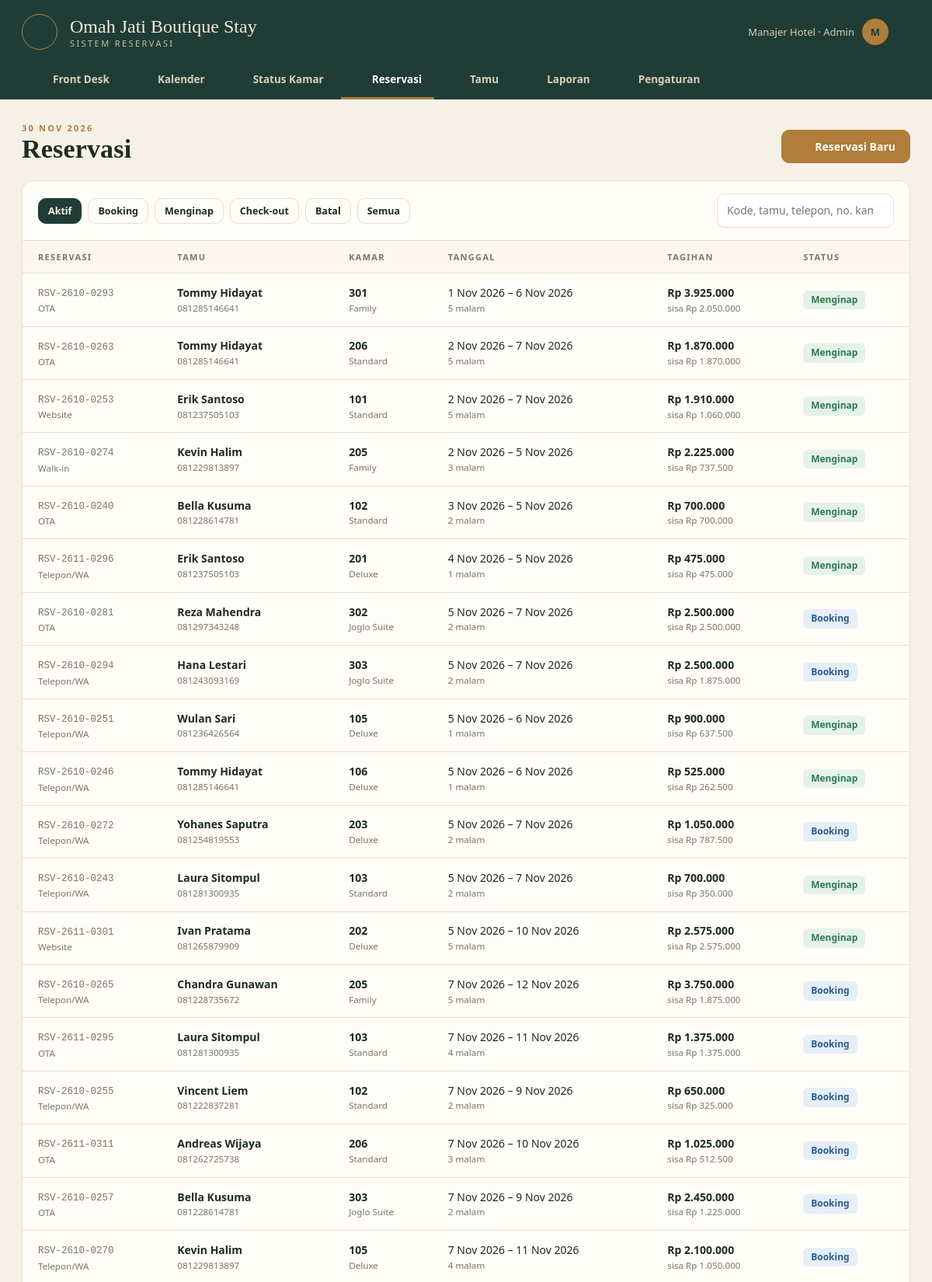
The app's page /index.php?page=reservasi (signed in, upper part) with its own data.
### tables this page shows
CREATE TABLE pengaturan (
  id INT PRIMARY KEY,
  nama_hotel VARCHAR(100) NOT NULL,
  alamat VARCHAR(255),
  telepon VARCHAR(30),
  jam_checkin VARCHAR(5) NOT NULL DEFAULT '14:00',
  jam_checkout VARCHAR(5) NOT NULL DEFAULT '12:00',
  pajak_persen TINYINT NOT NULL DEFAULT 0
);

CREATE TABLE reservasi (
  id INT AUTO_INCREMENT PRIMARY KEY,
  kode VARCHAR(20) NOT NULL UNIQUE,
  tamu_id INT NOT NULL,
  kamar_id INT NOT NULL,
  check_in DATE NOT NULL,
  check_out DATE NOT NULL,
  malam SMALLINT NOT NULL,
  dewasa TINYINT NOT NULL DEFAULT 2,
  harga_malam INT NOT NULL,           
  diskon INT NOT NULL DEFAULT 0,
  dibayar INT NOT NULL DEFAULT 0,
  sumber ENUM('Walk-in','Telepon/WA','Website','OTA') NOT NULL DEFAULT 'Walk-in',
  status ENUM('booking','checkin','checkout','batal') NOT NULL DEFAULT 'booking',
  catatan VARCHAR(255),
  user_id INT NULL,
  checkin_at DATETIME NULL,
  checkout_at DATETIME NULL,
  created_at DATETIME NOT NULL DEFAULT CURRENT_TIMESTAMP,
  INDEX idx_kamar_tgl (kamar_id, check_in, check_out),
  FOREIGN KEY (tamu_id) REFERENCES tamu(id),
  FOREIGN KEY (kamar_id) REFERENCES kamar(id),
  FOREIGN KEY (user_id) REFERENCES users(id) ON DELETE SET NULL
);

CREATE TABLE tamu (
  id INT AUTO_INCREMENT PRIMARY KEY,
  nama VARCHAR(100) NOT NULL,
  identitas VARCHAR(30),           
  telepon VARCHAR(20) NOT NULL,
  email VARCHAR(100),
  kota VARCHAR(60),
  created_at TIMESTAMP DEFAULT CURRENT_TIMESTAMP
);

CREATE TABLE kamar (
  id INT AUTO_INCREMENT PRIMARY KEY,
  nomor VARCHAR(10) NOT NULL UNIQUE,
  lantai TINYINT NOT NULL DEFAULT 1,
  tipe_id INT NOT NULL,
  status ENUM('tersedia','terisi','kotor','perbaikan') NOT NULL DEFAULT 'tersedia',
  FOREIGN KEY (tipe_id) REFERENCES tipe_kamar(id)
);

CREATE TABLE tipe_kamar (
  id INT AUTO_INCREMENT PRIMARY KEY,
  nama VARCHAR(60) NOT NULL,
  harga INT NOT NULL,
  kapasitas TINYINT NOT NULL DEFAULT 2,
  fasilitas VARCHAR(255)
);

### index.php (called while the page is built, shortened)
<?php
require __DIR__ . '/includes/bootstrap.php';
$routes = [
    'login'      => 'pages/login.php',
    'logout'     => 'pages/logout.php',
    'dashboard'  => 'pages/dashboard.php',
    'kalender'   => 'pages/kalender.php',
    'kamar'      => 'pages/kamar.php',
    'reservasi'  => 'pages/reservasi/index.php',
    'res.baru'   => 'pages/reservasi/baru.php',
    'res.detail' => 'pages/reservasi/detail.php',
    'res.aksi'   => 'pages/reservasi/aksi.php',
    'invoice'    => 'pages/reservasi/invoice.php',
    'tamu'       => 'pages/tamu.php',
    'laporan'    => 'pages/laporan.php',
    'master'     => 'pages/master/index.php',
];
$page = $_GET['page'] ?? 'dashboard';
require __DIR__ . '/' . $routes[$page];

### pages/reservasi/index.php (the view, shortened to what this page needs)
<?php
$status = $_GET['status'] ?? 'aktif';
$cari = trim($_GET['cari'] ?? '');
$where = [];
$p = [];
if ($status === 'aktif') $where[] = "r.status IN ('booking','checkin')";
elseif (isset(STATUS_RES[$status])) { $where[] = 'r.status = ?'; $p[] = $status; }
$rows = q('SELECT r.*, t.nama, t.telepon, k.nomor, tk.nama tipe FROM reservasi r JOIN tamu t ON t.id = r.tamu_id JOIN kamar k ON k.id = r.kamar_id JOIN tipe_kamar tk ON tk.id = k.tipe_id'
    . ($where ? ' WHERE ' . implode(' AND ', $where) : '') . ' ORDER BY ' . ($status === 'aktif' ? 'r.check_in' : 'r.check_in DESC') . ' LIMIT 300', $p)->fetchAll();
$title = 'Reservasi';
$actions = '<a class="btn btn-gold" href="' . url('res.baru') . '">' . icon('plus', 16) . ' Reservasi Baru</a>';
require __DIR__ . '/../../includes/header.php';
?>
<div class="card">
    <div class="card-head">
        <div class="filters"><?php foreach (['aktif' => 'Aktif', 'booking' => 'Booking', 'checkin' => 'Menginap', 'checkout' => 'Check-out', 'batal' => 'Batal', 'semua' => 'Semua'] as $k => $l): ?>
            <a class="btn btn-sm <?= $status === $k ? 'btn-primary' : '' ?>" href="<?= url('reservasi', ['status' => $k, 'cari' => $cari]) ?>"><?= $l ?></a><?php endforeach; ?></div>
        <form class="filters" method="get"><input type="search" name="cari" value="<?= e($cari) ?>" placeholder="Kode, tamu, telepon, no. kamar"></form>
    </div>
    <div class="table-wrap"><table>
        <thead><tr><th>Reservasi</th><th>Tamu</th><th>Kamar</th><th>Tanggal</th><th>Tagihan</th><th>Status</th></tr></thead>
        <tbody><?php foreach ($rows as $r): $t = total_tagihan($r); ?>
            <tr onclick="location.href='<?= url('res.detail', ['id' => $r['id']]) ?>'" style="cursor:pointer">
                <td><span class="code"><?= e($r['kode']) ?></span><small><?= e($r['sumber']) ?></small></td>
                <td><strong><?= e($r['nama']) ?></strong><small><?= e($r['telepon']) ?></small></td>
                <td><strong><?= e($r['nomor']) ?></strong><small><?= e($r['tipe']) ?></small></td>
                <td><?= tgl($r['check_in']) ?> – <?= tgl($r['check_out']) ?><small><?= $r['malam'] ?> malam</small></td>
                <td><strong><?= rupiah($t['total']) ?></strong><small><?= $r['status'] === 'batal' ? '-' : ($t['sisa'] > 0 ? 'sisa ' . rupiah($t['sisa']) : 'lunas') ?></small></td>
                <td><?= badge(STATUS_RES, $r['status']) ?></td></tr>
        <?php endforeach; ?>
        <?php if (!$rows): ?><tr><td colspan="6" class="empty">Tidak ada reservasi.</td></tr><?php endif; ?></tbody>
    </table></div>
</div>
<?php require __DIR__ . '/../../includes/footer.php'; ?>

### includes/bootstrap.php (shortened to what this page needs)
<?php
function db(): PDO
{
    static $pdo = null;
    if ($pdo === null) {
        $c = require __DIR__ . '/../config/database.php';
        $dsn = "mysql:host={$c['host']};port={$c['port']};dbname={$c['database']};charset=utf8mb4";
        try {
            $pdo = new PDO($dsn, $c['username'], $c['password'], [
                PDO::ATTR_ERRMODE => PDO::ERRMODE_EXCEPTION,
                PDO::ATTR_DEFAULT_FETCH_MODE => PDO::FETCH_ASSOC,
            ]);
        } catch (PDOException $e) {
            die('<h3>Koneksi database gagal.</h3><p>Cek config/database.php dan pastikan database <b>'
                . htmlspecialchars($c['database']) . '</b> sudah di-import.</p>');
        }
    }
    return $pdo;
}
function q(string $sql, array $params = []): PDOStatement
{
    $st = db()->prepare($sql);
    $st->execute($params);
    return $st;
}
function e($v): string
{
    return htmlspecialchars((string) $v, ENT_QUOTES, 'UTF-8');
}
function rupiah($n): string
{
    return 'Rp ' . number_format((int) $n, 0, ',', '.');
}
function tgl($date): string
{
    $bulan = ['', 'Jan', 'Feb', 'Mar', 'Apr', 'Mei', 'Jun', 'Jul', 'Agu', 'Sep', 'Okt', 'Nov', 'Des'];
    $t = strtotime($date);
    return date('j', $t) . ' ' . $bulan[(int) date('n', $t)] . ' ' . date('Y', $t);
}
function url(string $page = 'dashboard', array $params = []): string
{
    return 'index.php?' . http_build_query(['page' => $page] + $params);
}
function user(): ?array
{
    return $_SESSION['user'] ?? null;
}
function setting(): array
{
    static $s = null;
    return $s ??= q('SELECT * FROM pengaturan WHERE id = 1')->fetch() ?: [];
}
function icon(string $name, int $size = 18): string
{
    $p = $paths[$name] ?? '';
    return '<svg class="ic" width="' . $size . '" height="' . $size . '" viewBox="0 0 24 24" fill="none" stroke="currentColor" stroke-width="2" stroke-linecap="round" stroke-linejoin="round">' . $p . '</svg>';
}
function badge(array $map, string $s): string
{
    [$l, $c] = $map[$s] ?? [ucfirst($s), 'gray'];
    return '<span class="badge badge-' . $c . '">' . e($l) . '</span>';
}

### includes/header.php (shortened to what this page needs)
<?php
$nav = [
    ['dashboard', 'Front Desk', 'home'],
    ['kalender', 'Kalender', 'calendar'],
    ['kamar', 'Status Kamar', 'grid'],
    ['reservasi', 'Reservasi', 'receipt'],
    ['tamu', 'Tamu', 'users'],
    ['laporan', 'Laporan', 'chart'],
];
if (user()['role'] === 'admin') $nav[] = ['master', 'Pengaturan', 'settings'];
$current = $_GET['page'] ?? 'dashboard';
$set = setting();
?>
<!DOCTYPE html>
<html lang="id">
<head>
    <link rel="stylesheet" href="assets/css/style.css">
</head>
<body>
<header class="masthead">
    <div class="masthead-inner">
        <div class="mast-top">
            <span class="crest"><?= icon('sparkle', 20) ?></span>
            <div class="name"><?= e($set['nama_hotel']) ?><small>Sistem Reservasi</small></div>
            <div class="mast-user"><span><?= e(user()['nama']) ?> · <?= e(ucfirst(user()['role'])) ?></span><span class="dot"><?= e(strtoupper(substr(user()['nama'], 0, 1))) ?></span>
                <a href="<?= url('logout') ?>" title="Keluar"><?= icon('logout', 18) ?></a></div>
        </div>
        <nav class="tabs">
            <?php foreach ($nav as [$key, $label, $ic]): ?><a href="<?= url($key) ?>" class="<?= $current === $key ? 'active' : '' ?>"><?= icon($ic, 16) ?> <?= $label ?></a><?php endforeach; ?>
        </nav>
    </div>
</header>
<main class="page">
    <div class="page-head">
        <div><div class="eyebrow"><?= e($eyebrow ?? tgl(date('Y-m-d'))) ?></div><h1><?= e($title ?? 'Front Desk') ?></h1></div>
        <div class="page-actions"><?= $actions ?? '' ?></div>
    </div>

### assets/css/style.css (style rules this page uses)
:root { --bg: #f6f1e7; --paper: #fffdf8; --ink: #1f2a24; --muted: #7b7468; --line: #e8dfcf; --green: #1f3d36; --green-2: #2d564c; --gold: #b07d3a; --gold-soft: #f4e9d6; --c-green: #2f7a4f; --c-green-bg: #e5f2e9; --c-blue: #2c5b8f; --c-blue-bg: #e6eef8; --c-amber: #a6670f; --c-amber-bg: #fbefd9; --c-red: #a33a2f; --c-red-bg: #f8e4e1; --c-gray: #6e6a62; --c-gray-bg: #efebe3; --serif: "Cormorant Garamond", "Playfair Display", Georgia, "Times New Roman", serif; --sans: "Segoe UI", system-ui, -apple-system, "Helvetica Neue", sans-serif; }
* { box-sizing: border-box; }
body { margin: 0; background: var(--bg); color: var(--ink); font: 14px/1.55 var(--sans); }
a { color: var(--green-2); text-decoration: none; }
.ic { flex-shrink: 0; vertical-align: middle; }
h1, h2, h3 { margin: 0; font-family: var(--serif); font-weight: 600; letter-spacing: .005em; }
.masthead { background: var(--green); color: #f3ead9; }
.masthead-inner { max-width: 1360px; margin: 0 auto; padding: 18px 28px 0; }
.mast-top { display: flex; align-items: center; gap: 16px; }
.crest { width: 46px; height: 46px; border: 1.5px solid var(--gold); border-radius: 50%; display: grid; place-items: center; color: var(--gold); }
.mast-top .name { font-family: var(--serif); font-size: 24px; line-height: 1; }
.mast-top .name small { display: block; font-family: var(--sans); font-size: 11px; letter-spacing: .22em; text-transform: uppercase; color: #c9bfa9; margin-top: 4px; }
.mast-user { display: flex; align-items: center; gap: 10px; font-size: 13px; color: #d9cfbb; }
.mast-user a { color: #d9cfbb; }
.mast-user .dot { width: 34px; height: 34px; border-radius: 50%; background: var(--gold); color: var(--green); display: grid; place-items: center; font-weight: 700; }
.tabs { display: flex; gap: 6px; margin-top: 16px; overflow-x: auto; }
.tabs a { color: #d9cfbb; padding: 12px 16px; font-weight: 600; font-size: 13.5px; border-bottom: 3px solid transparent; display: flex; gap: 8px; align-items: center; white-space: nowrap; }
.tabs a.active { color: #fff; border-bottom-color: var(--gold); }
.page { max-width: 1360px; margin: 0 auto; padding: 28px 28px 50px; }
.page-head { display: flex; align-items: flex-end; justify-content: space-between; gap: 14px; margin-bottom: 22px; flex-wrap: wrap; }
.page-head h1 { font-size: 34px; line-height: 1.1; }
.page-head .eyebrow { font-size: 11px; letter-spacing: .2em; text-transform: uppercase; color: var(--gold); font-weight: 700; }
.page-actions { display: flex; gap: 10px; flex-wrap: wrap; }
.card { background: var(--paper); border: 1px solid var(--line); border-radius: 14px; }
.card-head { display: flex; justify-content: space-between; align-items: center; gap: 12px; padding: 16px 20px; border-bottom: 1px solid var(--line); flex-wrap: wrap; }
.btn { display: inline-flex; align-items: center; gap: 8px; padding: 10px 18px; border-radius: 10px; border: 1px solid var(--line); background: var(--paper); color: var(--ink); font: inherit; font-weight: 600; cursor: pointer; white-space: nowrap; }
.btn-primary { background: var(--green); border-color: var(--green); color: #f8f1e2; }
.btn-gold { background: var(--gold); border-color: var(--gold); color: #fff; }
.btn-sm { padding: 6px 12px; font-size: 12.5px; }
.table-wrap { overflow-x: auto; }
table { width: 100%; border-collapse: collapse; }
th { text-align: left; font-size: 11px; letter-spacing: .12em; text-transform: uppercase; color: var(--muted); padding: 12px 20px; border-bottom: 1px solid var(--line); background: #fbf7ee; }
td { padding: 13px 20px; border-bottom: 1px solid var(--line); vertical-align: middle; }
td strong { display: block; }
td small { color: var(--muted); display: block; }
.code { font-family: ui-monospace, Consolas, monospace; font-size: 12.5px; color: var(--muted); }
.badge { display: inline-block; padding: 3px 10px; border-radius: 6px; font-size: 12px; font-weight: 600; }
.badge-green { background: var(--c-green-bg); color: var(--c-green); }
.badge-blue { background: var(--c-blue-bg); color: var(--c-blue); }
input[type=text], input[type=number], input[type=date], input[type=password], input[type=search], input[type=email], select, textarea { width: 100%; padding: 10px 12px; border: 1px solid var(--line); border-radius: 10px; background: #fff; font: inherit; color: var(--ink); }
.filters { display: flex; gap: 8px; flex-wrap: wrap; align-items: center; }
.filters input, .filters select { width: auto; }

### records on screen
pengaturan: nama_hotel "Omah Jati Boutique Stay"
reservasi: kode "RSV-2610-0293", sumber "OTA", tamu.nama "Tommy Hidayat", tamu.telepon "081285146641", kamar.nomor "301", tipe_kamar.nama "Family", check_in "1 Nov 2026", check_out "6 Nov 2026", malam "5", total "Rp 3.925.000", sisa "Rp 2.050.000", l "Menginap"
reservasi: kode "RSV-2610-0263", sumber "OTA", tamu.nama "Tommy Hidayat", tamu.telepon "081285146641", kamar.nomor "206", tipe_kamar.nama "Standard", check_in "2 Nov 2026", check_out "7 Nov 2026", malam "5", total "Rp 1.870.000", sisa "Rp 1.870.000", l "Menginap"
reservasi: kode "RSV-2610-0253", sumber "Website", tamu.nama "Erik Santoso", tamu.telepon "081237505103", kamar.nomor "101", tipe_kamar.nama "Standard", check_in "2 Nov 2026", check_out "7 Nov 2026", malam "5", total "Rp 1.910.000", sisa "Rp 1.060.000", l "Menginap"
reservasi: kode "RSV-2610-0274", sumber "Walk-in", tamu.nama "Kevin Halim", tamu.telepon "081229813897", kamar.nomor "205", tipe_kamar.nama "Family", check_in "2 Nov 2026", check_out "5 Nov 2026", malam "3", total "Rp 2.225.000", sisa "Rp 737.500", l "Menginap"
reservasi: kode "RSV-2610-0240", sumber "OTA", tamu.nama "Bella Kusuma", tamu.telepon "081228614781", kamar.nomor "102", tipe_kamar.nama "Standard", check_in "3 Nov 2026", check_out "5 Nov 2026", malam "2", l "Menginap"
reservasi: dibayar "Rp 700.000", harga_malam "Rp 350.000"
reservasi: kode "RSV-2611-0296", sumber "Telepon/WA", tamu.nama "Erik Santoso", tamu.telepon "081237505103", kamar.nomor "201", tipe_kamar.nama "Deluxe", check_in "4 Nov 2026", check_out "5 Nov 2026", malam "1", total "Rp 475.000", sisa "Rp 475.000", l "Menginap"
reservasi: kode "RSV-2610-0281", sumber "OTA", tamu.nama "Reza Mahendra", tamu.telepon "081297343248", kamar.nomor "302", tipe_kamar.nama "Joglo Suite", check_in "5 Nov 2026", check_out "7 Nov 2026", malam "2", total "Rp 2.500.000", sisa "Rp 2.500.000", l "Booking"
reservasi: kode "RSV-2610-0294", sumber "Telepon/WA", tamu.nama "Hana Lestari", tamu.telepon "081243093169", kamar.nomor "303", tipe_kamar.nama "Joglo Suite", check_in "5 Nov 2026", check_out "7 Nov 2026", malam "2", total "Rp 2.500.000", sisa "Rp 1.875.000", l "Booking"
reservasi: kode "RSV-2610-0251", sumber "Telepon/WA", tamu.nama "Wulan Sari", tamu.telepon "081236426564", kamar.nomor "105", tipe_kamar.nama "Deluxe", check_in "5 Nov 2026", check_out "6 Nov 2026", malam "1", total "Rp 900.000", sisa "Rp 637.500", l "Menginap"
reservasi: kode "RSV-2610-0246", sumber "Telepon/WA", tamu.nama "Tommy Hidayat", tamu.telepon "081285146641", kamar.nomor "106", tipe_kamar.nama "Deluxe", check_in "5 Nov 2026", check_out "6 Nov 2026", malam "1", total "Rp 525.000", sisa "Rp 262.500", l "Menginap"
reservasi: kode "RSV-2610-0272", sumber "Telepon/WA", tamu.nama "Yohanes Saputra", tamu.telepon "081254819553", kamar.nomor "203", tipe_kamar.nama "Deluxe", check_in "5 Nov 2026", check_out "7 Nov 2026", malam "2", sisa "Rp 787.500", l "Booking"
reservasi: dibayar "Rp 1.050.000", kode "RSV-2610-0270", sumber "Telepon/WA", tamu.nama "Kevin Halim", tamu.telepon "081229813897", kamar.nomor "105", tipe_kamar.nama "Deluxe", check_in "7 Nov 2026", check_out "11 Nov 2026", malam "4", total "Rp 2.100.000", sisa "Rp 1.050.000", l "Booking"
reservasi: kode "RSV-2610-0243", sumber "Telepon/WA", tamu.nama "Laura Sitompul", tamu.telepon "081281300935", kamar.nomor "103", tipe_kamar.nama "Standard", check_in "5 Nov 2026", check_out "7 Nov 2026", malam "2", l "Menginap"
reservasi: kode "RSV-2611-0301", sumber "Website", tamu.nama "Ivan Pratama", tamu.telepon "081265879909", kamar.nomor "202", tipe_kamar.nama "Deluxe", check_in "5 Nov 2026", check_out "10 Nov 2026", malam "5", total "Rp 2.575.000", sisa "Rp 2.575.000", l "Menginap"
reservasi: kode "RSV-2610-0265", sumber "Telepon/WA", tamu.nama "Chandra Gunawan", tamu.telepon "081228735672", kamar.nomor "205", tipe_kamar.nama "Family", check_in "7 Nov 2026", check_out "12 Nov 2026", malam "5", total "Rp 3.750.000", sisa "Rp 1.875.000", l "Booking"
reservasi: kode "RSV-2611-0295", sumber "OTA", tamu.nama "Laura Sitompul", tamu.telepon "081281300935", kamar.nomor "103", tipe_kamar.nama "Standard", check_in "7 Nov 2026", check_out "11 Nov 2026", malam "4", total "Rp 1.375.000", sisa "Rp 1.375.000", l "Booking"
reservasi: kode "RSV-2610-0255", sumber "Telepon/WA", tamu.nama "Vincent Liem", tamu.telepon "081222837281", kamar.nomor "102", tipe_kamar.nama "Standard", check_in "7 Nov 2026", check_out "9 Nov 2026", malam "2", total "Rp 650.000", sisa "Rp 325.000", l "Booking"
reservasi: kode "RSV-2611-0311", sumber "OTA", tamu.nama "Andreas Wijaya", tamu.telepon "081262725738", kamar.nomor "206", tipe_kamar.nama "Standard", check_in "7 Nov 2026", check_out "10 Nov 2026", malam "3", total "Rp 1.025.000", sisa "Rp 512.500", l "Booking"
reservasi: kode "RSV-2610-0257", sumber "OTA", tamu.nama "Bella Kusuma", tamu.telepon "081228614781", kamar.nomor "303", tipe_kamar.nama "Joglo Suite", check_in "7 Nov 2026", check_out "9 Nov 2026", malam "2", total "Rp 2.450.000", sisa "Rp 1.225.000", l "Booking"

### other values on screen
user()['nama'] "Manajer Hotel"
user()['role'] "Admin"
substr(user()['nama'], 0, 1) "M"
$label "Front Desk"
$label "Kalender"
$label "Status Kamar"
$label "Reservasi"
$label "Tamu"
$label "Laporan"
$label "Pengaturan"
$eyebrow "30 NOV 2026"
$title "Reservasi"
$l "Aktif"
$l "Booking"
$l "Menginap"
